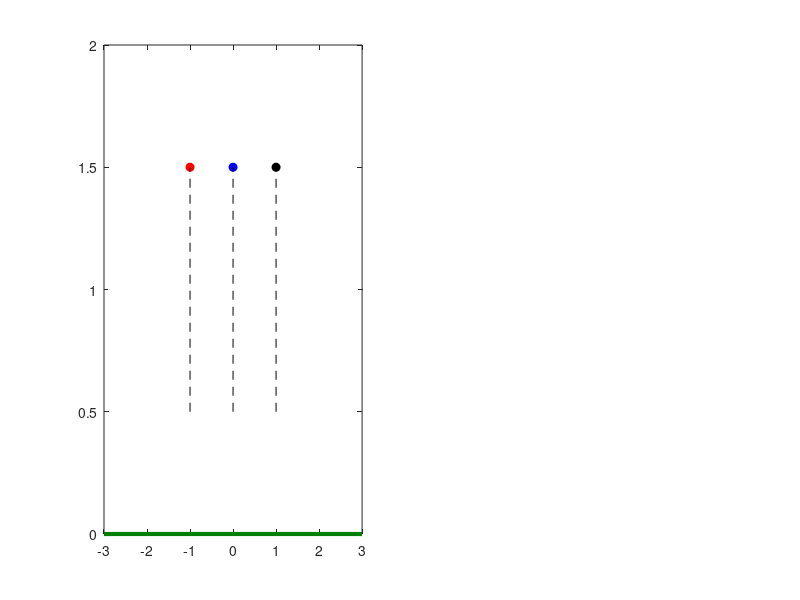

This chart was generated by the following MATLAB code: (Note: this script raises an error after producing the figure.)
% Set some constants
L0 = 1; % Length of the leg

%% Load data from all the hoppers
springHopper     = load('hopper_spring_force.mat');
constantHopper   = load('hopper_constant_force.mat');
sinusoidalHopper = load('hopper_sinusoidal_force.mat');

%% sync the hoppers
minTime = max([springHopper.tlist(1), constantHopper.tlist(1), sinusoidalHopper.tlist(1)]);
maxTime = min([springHopper.tlist(end), constantHopper.tlist(end), sinusoidalHopper.tlist(end)]);
tlist = linspace(minTime,maxTime,2000);

% Do some interpolation
ySpring = interp1(springHopper.tlist, springHopper.ylist, tlist);
yConst  = interp1(constantHopper.tlist, constantHopper.ylist, tlist);
ySinus = interp1(sinusoidalHopper.tlist, sinusoidalHopper.ylist, tlist);
 
%% animate
figure(1)
set(gcf, 'color','w')
subplot(1,2,1)
mass_spring = plot(-1,ySpring(1),'ro','markerfacecolor','r');
hold on
mass_const = plot(0,yConst(1),'bo','markerfacecolor','b');
mass_sinus = plot(1,ySinus(1),'ko','markerfacecolor','k');

leg_spring = plot([-1,-1],[max(ySpring(1) - L0,0), ySpring(1)],'k--');
leg_const = plot([0,0],[max(yConst(1) - L0,0), yConst(1)],'k--');
leg_sinus = plot([1,1],[max(ySinus(1) - L0,0), ySinus(1)],'k--');

plot([-3,3],[0,0],'color',[0,0.5,0],'LineStyle','-','linewidth',3)
axis([-3 3 -1 max(ylist)+1]);
set(gca,'visible','off')
hold off

subplot(3,2,2)
plot(tlist, ySpring,'r')
hold on
vertline_spring = plot([tlist(1), tlist(1)],[min(ySpring), max(ySpring)],'k--');
point_spring = plot(tlist(1), ySpring(1),'ro','markerfacecolor','r');
hold off
axis([min(tlist) max(tlist) min(ySpring) max(ySpring)]);
ylabel('mass height (m)')

subplot(3,2,4)
plot(tlist, yConst,'b')
hold on
vertline_const = plot([tlist(1), tlist(1)],[min(yConst), max(yConst)],'k--');
point_const = plot(tlist(1), yConst(1),'bo','markerfacecolor','b');
hold off
axis([min(tlist) max(tlist) min(yConst) max(yConst)]);
ylabel('mass height (m)')

subplot(3,2,6)
plot(tlist, ySinus,'k')
hold on
vertline_sinus = plot([tlist(1), tlist(1)],[min(ySinus), max(ySinus)],'k--');
point_sinus = plot(tlist(1), ySinus(1),'ko','markerfacecolor','k');
hold off
axis([min(tlist) max(tlist) min(ySinus) max(ySinus)]);
ylabel('mass height (m)')
xlabel('time (s)')

% Run the animation
for i = 2:2:length(tlist)
    % Change the mass locations
    set(mass_spring,'ydata',ySpring(i));
    set(mass_const,'ydata',yConst(i));
    set(mass_sinus,'ydata',ySinus(i));

    % Change the leg end-points
    set(leg_spring,'ydata',[max(ySpring(i) - L0,0), ySpring(i)])
    set(leg_const,'ydata',[max(yConst(i) - L0,0), yConst(i)])
    set(leg_sinus,'ydata',[max(ySinus(i) - L0,0), ySinus(i)])
    
    % Move the vertical scan line
    set(vertline_spring,'xdata',[tlist(i), tlist(i)])
    set(vertline_const,'xdata',[tlist(i), tlist(i)])
    set(vertline_sinus,'xdata',[tlist(i), tlist(i)])
    
    % Move the point
    set(point_spring,'xdata',tlist(i), 'ydata', ySpring(i))
    set(point_const,'xdata',tlist(i), 'ydata',yConst(i))
    set(point_sinus,'xdata',tlist(i),'ydata',ySinus(i))
        
    pause(0.01);
end
